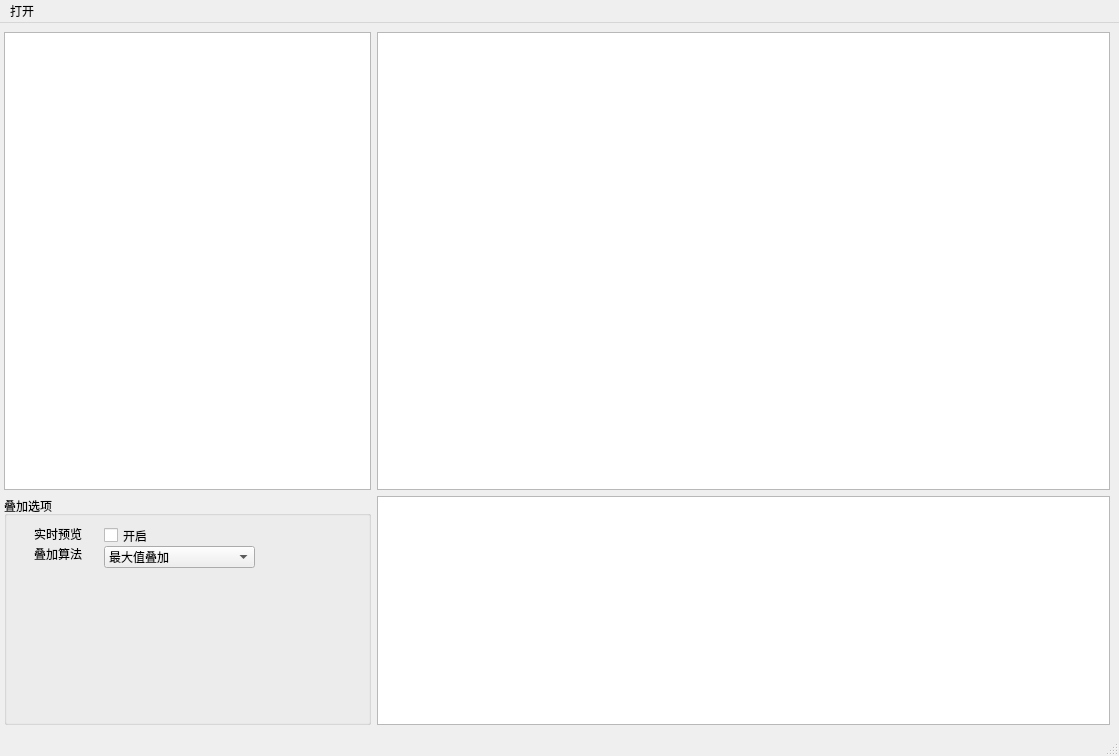
<?xml version="1.0" encoding="UTF-8"?>
<ui version="4.0">
 <class>MainWindow</class>
 <widget class="QMainWindow" name="MainWindow">
  <property name="geometry">
   <rect>
    <x>0</x>
    <y>0</y>
    <width>1119</width>
    <height>756</height>
   </rect>
  </property>
  <property name="windowTitle">
   <string>Easystacker</string>
  </property>
  <property name="animated">
   <bool>true</bool>
  </property>
  <widget class="QWidget" name="centralwidget">
   <layout class="QGridLayout" name="gridLayout" rowminimumheight="0" columnminimumwidth="0">
    <property name="leftMargin">
     <number>4</number>
    </property>
    <item row="0" column="0">
     <layout class="QHBoxLayout" name="horizontalLayout" stretch="2,4">
      <item>
       <layout class="QVBoxLayout" name="verticalLayout" stretch="2,1">
        <item>
         <widget class="QTreeView" name="treeView">
          <property name="contextMenuPolicy">
           <enum>Qt::CustomContextMenu</enum>
          </property>
          <property name="animated">
           <bool>true</bool>
          </property>
          <property name="headerHidden">
           <bool>true</bool>
          </property>
         </widget>
        </item>
        <item>
         <widget class="QGroupBox" name="groupBox">
          <property name="title">
           <string>叠加选项</string>
          </property>
          <widget class="QComboBox" name="comboBox">
           <property name="geometry">
            <rect>
             <x>100</x>
             <y>50</y>
             <width>151</width>
             <height>22</height>
            </rect>
           </property>
           <item>
            <property name="text">
             <string>最大值叠加</string>
            </property>
           </item>
           <item>
            <property name="text">
             <string>平均值叠加</string>
            </property>
           </item>
           <item>
            <property name="text">
             <string>Sigma裁剪-平均值叠加</string>
            </property>
           </item>
           <item>
            <property name="text">
             <string>最大值-平均值 混合叠加</string>
            </property>
           </item>
          </widget>
          <widget class="QLabel" name="label">
           <property name="geometry">
            <rect>
             <x>30</x>
             <y>50</y>
             <width>53</width>
             <height>15</height>
            </rect>
           </property>
           <property name="text">
            <string>叠加算法：</string>
           </property>
          </widget>
          <widget class="QLabel" name="label_3">
           <property name="geometry">
            <rect>
             <x>30</x>
             <y>30</y>
             <width>53</width>
             <height>15</height>
            </rect>
           </property>
           <property name="text">
            <string>实时预览</string>
           </property>
          </widget>
          <widget class="QCheckBox" name="checkBox">
           <property name="geometry">
            <rect>
             <x>100</x>
             <y>30</y>
             <width>80</width>
             <height>19</height>
            </rect>
           </property>
           <property name="text">
            <string>开启</string>
           </property>
          </widget>
         </widget>
        </item>
       </layout>
      </item>
      <item>
       <layout class="QVBoxLayout" name="verticalLayout_2" stretch="4,2">
        <item>
         <widget class="QGraphicsView" name="graphicsView_2"/>
        </item>
        <item>
         <widget class="QPlainTextEdit" name="plainTextEdit"/>
        </item>
       </layout>
      </item>
     </layout>
    </item>
   </layout>
  </widget>
  <widget class="QMenuBar" name="menubar">
   <property name="geometry">
    <rect>
     <x>0</x>
     <y>0</y>
     <width>1119</width>
     <height>21</height>
    </rect>
   </property>
   <widget class="QMenu" name="menu">
    <property name="title">
     <string>打开</string>
    </property>
    <addaction name="actionq"/>
    <addaction name="actiongongchengwenjian"/>
   </widget>
   <addaction name="menu"/>
  </widget>
  <widget class="QStatusBar" name="statusbar"/>
  <action name="actionq">
   <property name="text">
    <string>liangchangtuxiang</string>
   </property>
  </action>
  <action name="actiongongchengwenjian">
   <property name="text">
    <string>gongchengwenjian</string>
   </property>
  </action>
 </widget>
 <resources/>
 <connections/>
</ui>
